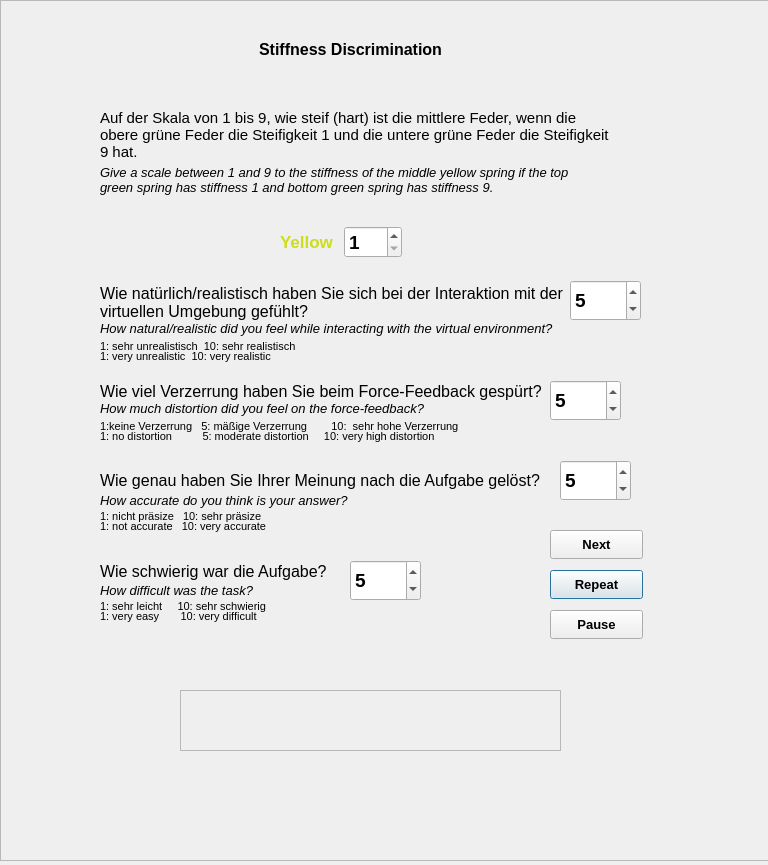
<?xml version="1.0" encoding="UTF-8"?>
<ui version="4.0">
 <class>questionstiffness</class>
 <widget class="QDialog" name="questionstiffness">
  <property name="geometry">
   <rect>
    <x>0</x>
    <y>0</y>
    <width>768</width>
    <height>865</height>
   </rect>
  </property>
  <property name="windowTitle">
   <string>Questionnaire for Stiffness Discrimination Task</string>
  </property>
  <widget class="QFrame" name="frame">
   <property name="geometry">
    <rect>
     <x>0</x>
     <y>0</y>
     <width>771</width>
     <height>861</height>
    </rect>
   </property>
   <property name="frameShape">
    <enum>QFrame::StyledPanel</enum>
   </property>
   <property name="frameShadow">
    <enum>QFrame::Raised</enum>
   </property>
   <widget class="QFrame" name="frame_2">
    <property name="geometry">
     <rect>
      <x>180</x>
      <y>690</y>
      <width>381</width>
      <height>61</height>
     </rect>
    </property>
    <property name="frameShape">
     <enum>QFrame::StyledPanel</enum>
    </property>
    <property name="frameShadow">
     <enum>QFrame::Raised</enum>
    </property>
   </widget>
   <widget class="QWidget" name="layoutWidget">
    <property name="geometry">
     <rect>
      <x>280</x>
      <y>210</y>
      <width>122</width>
      <height>65</height>
     </rect>
    </property>
    <layout class="QVBoxLayout" name="verticalLayout">
     <item>
      <layout class="QHBoxLayout" name="horizontalLayout_2">
       <item>
        <widget class="QLabel" name="label_7">
         <property name="font">
          <font>
           <pointsize>13</pointsize>
           <bold>true</bold>
           <underline>false</underline>
           <strikeout>false</strikeout>
          </font>
         </property>
         <property name="text">
          <string>&lt;html&gt;&lt;head/&gt;&lt;body&gt;&lt;p&gt;&lt;span style=&quot; color:#cddd19;&quot;&gt;Yellow&lt;/span&gt;&lt;/p&gt;&lt;/body&gt;&lt;/html&gt;</string>
         </property>
        </widget>
       </item>
       <item>
        <widget class="QSpinBox" name="spinBox">
         <property name="font">
          <font>
           <pointsize>14</pointsize>
           <italic>false</italic>
           <bold>true</bold>
          </font>
         </property>
         <property name="minimum">
          <number>1</number>
         </property>
         <property name="maximum">
          <number>9</number>
         </property>
        </widget>
       </item>
      </layout>
     </item>
    </layout>
   </widget>
   <widget class="QLabel" name="label_6">
    <property name="geometry">
     <rect>
      <x>100</x>
      <y>160</y>
      <width>501</width>
      <height>41</height>
     </rect>
    </property>
    <property name="font">
     <font>
      <pointsize>10</pointsize>
      <italic>true</italic>
     </font>
    </property>
    <property name="text">
     <string>&lt;html&gt;&lt;head/&gt;&lt;body&gt;&lt;p&gt;Give a scale between 1 and 9 to the stiffness of the middle yellow spring if the top green spring has stiffness 1 and bottom green spring has stiffness 9.&lt;/p&gt;&lt;/body&gt;&lt;/html&gt;</string>
    </property>
    <property name="wordWrap">
     <bool>true</bool>
    </property>
   </widget>
   <widget class="QLabel" name="label_9">
    <property name="geometry">
     <rect>
      <x>100</x>
      <y>280</y>
      <width>521</width>
      <height>41</height>
     </rect>
    </property>
    <property name="font">
     <font>
      <pointsize>12</pointsize>
     </font>
    </property>
    <property name="text">
     <string>Wie natürlich/realistisch haben Sie sich bei der Interaktion mit der virtuellen Umgebung gefühlt?</string>
    </property>
    <property name="alignment">
     <set>Qt::AlignBottom|Qt::AlignLeading|Qt::AlignLeft</set>
    </property>
    <property name="wordWrap">
     <bool>true</bool>
    </property>
   </widget>
   <widget class="QLabel" name="label_10">
    <property name="geometry">
     <rect>
      <x>100</x>
      <y>340</y>
      <width>221</width>
      <height>20</height>
     </rect>
    </property>
    <property name="font">
     <font>
      <pointsize>8</pointsize>
     </font>
    </property>
    <property name="text">
     <string>1: sehr unrealistisch  10: sehr realistisch</string>
    </property>
    <property name="alignment">
     <set>Qt::AlignLeading|Qt::AlignLeft|Qt::AlignTop</set>
    </property>
   </widget>
   <widget class="QSpinBox" name="spinBox_2">
    <property name="geometry">
     <rect>
      <x>570</x>
      <y>280</y>
      <width>71</width>
      <height>41</height>
     </rect>
    </property>
    <property name="font">
     <font>
      <pointsize>14</pointsize>
      <bold>true</bold>
     </font>
    </property>
    <property name="layoutDirection">
     <enum>Qt::LeftToRight</enum>
    </property>
    <property name="autoFillBackground">
     <bool>false</bool>
    </property>
    <property name="buttonSymbols">
     <enum>QAbstractSpinBox::UpDownArrows</enum>
    </property>
    <property name="minimum">
     <number>1</number>
    </property>
    <property name="maximum">
     <number>10</number>
    </property>
    <property name="value">
     <number>5</number>
    </property>
   </widget>
   <widget class="QLabel" name="label_11">
    <property name="geometry">
     <rect>
      <x>100</x>
      <y>470</y>
      <width>501</width>
      <height>20</height>
     </rect>
    </property>
    <property name="font">
     <font>
      <pointsize>12</pointsize>
     </font>
    </property>
    <property name="text">
     <string>Wie genau haben Sie Ihrer Meinung nach die Aufgabe gelöst?</string>
    </property>
    <property name="alignment">
     <set>Qt::AlignBottom|Qt::AlignLeading|Qt::AlignLeft</set>
    </property>
   </widget>
   <widget class="QLabel" name="label_12">
    <property name="geometry">
     <rect>
      <x>100</x>
      <y>520</y>
      <width>191</width>
      <height>20</height>
     </rect>
    </property>
    <property name="font">
     <font>
      <pointsize>8</pointsize>
     </font>
    </property>
    <property name="text">
     <string>1: not accurate   10: very accurate</string>
    </property>
    <property name="alignment">
     <set>Qt::AlignLeading|Qt::AlignLeft|Qt::AlignTop</set>
    </property>
   </widget>
   <widget class="QSpinBox" name="spinBox_3">
    <property name="geometry">
     <rect>
      <x>560</x>
      <y>460</y>
      <width>71</width>
      <height>41</height>
     </rect>
    </property>
    <property name="font">
     <font>
      <pointsize>14</pointsize>
      <bold>true</bold>
     </font>
    </property>
    <property name="layoutDirection">
     <enum>Qt::LeftToRight</enum>
    </property>
    <property name="autoFillBackground">
     <bool>false</bool>
    </property>
    <property name="buttonSymbols">
     <enum>QAbstractSpinBox::UpDownArrows</enum>
    </property>
    <property name="minimum">
     <number>1</number>
    </property>
    <property name="maximum">
     <number>10</number>
    </property>
    <property name="value">
     <number>5</number>
    </property>
   </widget>
   <widget class="QLabel" name="label_13">
    <property name="geometry">
     <rect>
      <x>100</x>
      <y>560</y>
      <width>281</width>
      <height>21</height>
     </rect>
    </property>
    <property name="font">
     <font>
      <pointsize>12</pointsize>
     </font>
    </property>
    <property name="text">
     <string>Wie schwierig war die Aufgabe?</string>
    </property>
    <property name="alignment">
     <set>Qt::AlignBottom|Qt::AlignLeading|Qt::AlignLeft</set>
    </property>
   </widget>
   <widget class="QLabel" name="label_14">
    <property name="geometry">
     <rect>
      <x>100</x>
      <y>610</y>
      <width>191</width>
      <height>20</height>
     </rect>
    </property>
    <property name="font">
     <font>
      <pointsize>8</pointsize>
     </font>
    </property>
    <property name="text">
     <string>1: very easy       10: very difficult</string>
    </property>
    <property name="alignment">
     <set>Qt::AlignLeading|Qt::AlignLeft|Qt::AlignTop</set>
    </property>
   </widget>
   <widget class="QSpinBox" name="spinBox_4">
    <property name="geometry">
     <rect>
      <x>350</x>
      <y>560</y>
      <width>71</width>
      <height>41</height>
     </rect>
    </property>
    <property name="font">
     <font>
      <pointsize>14</pointsize>
      <bold>true</bold>
     </font>
    </property>
    <property name="layoutDirection">
     <enum>Qt::LeftToRight</enum>
    </property>
    <property name="autoFillBackground">
     <bool>false</bool>
    </property>
    <property name="buttonSymbols">
     <enum>QAbstractSpinBox::UpDownArrows</enum>
    </property>
    <property name="minimum">
     <number>1</number>
    </property>
    <property name="maximum">
     <number>10</number>
    </property>
    <property name="value">
     <number>5</number>
    </property>
   </widget>
   <widget class="QLabel" name="label_2">
    <property name="geometry">
     <rect>
      <x>100</x>
      <y>100</y>
      <width>511</width>
      <height>71</height>
     </rect>
    </property>
    <property name="font">
     <font>
      <pointsize>11</pointsize>
     </font>
    </property>
    <property name="text">
     <string>&lt;html&gt;&lt;head/&gt;&lt;body&gt;&lt;p&gt;Auf der Skala von 1 bis 9, wie steif (hart) ist die mittlere Feder, wenn die obere grüne Feder die Steifigkeit 1 und die untere grüne Feder die Steifigkeit 9 hat.&lt;/p&gt;&lt;/body&gt;&lt;/html&gt;</string>
    </property>
    <property name="wordWrap">
     <bool>true</bool>
    </property>
   </widget>
   <widget class="QLabel" name="label_3">
    <property name="geometry">
     <rect>
      <x>100</x>
      <y>320</y>
      <width>501</width>
      <height>16</height>
     </rect>
    </property>
    <property name="font">
     <font>
      <pointsize>10</pointsize>
      <italic>true</italic>
     </font>
    </property>
    <property name="text">
     <string>How natural/realistic did you feel while interacting with the virtual environment?</string>
    </property>
   </widget>
   <widget class="QLabel" name="label_4">
    <property name="geometry">
     <rect>
      <x>100</x>
      <y>490</y>
      <width>321</width>
      <height>20</height>
     </rect>
    </property>
    <property name="font">
     <font>
      <pointsize>10</pointsize>
      <italic>true</italic>
     </font>
    </property>
    <property name="text">
     <string>How accurate do you think is your answer?</string>
    </property>
   </widget>
   <widget class="QLabel" name="label_5">
    <property name="geometry">
     <rect>
      <x>100</x>
      <y>580</y>
      <width>201</width>
      <height>20</height>
     </rect>
    </property>
    <property name="font">
     <font>
      <pointsize>10</pointsize>
      <italic>true</italic>
     </font>
    </property>
    <property name="text">
     <string>How difficult was the task?</string>
    </property>
   </widget>
   <widget class="QLabel" name="label_15">
    <property name="geometry">
     <rect>
      <x>100</x>
      <y>600</y>
      <width>191</width>
      <height>20</height>
     </rect>
    </property>
    <property name="font">
     <font>
      <pointsize>8</pointsize>
     </font>
    </property>
    <property name="text">
     <string>1: sehr leicht     10: sehr schwierig</string>
    </property>
    <property name="alignment">
     <set>Qt::AlignLeading|Qt::AlignLeft|Qt::AlignTop</set>
    </property>
   </widget>
   <widget class="QLabel" name="label_16">
    <property name="geometry">
     <rect>
      <x>100</x>
      <y>510</y>
      <width>261</width>
      <height>20</height>
     </rect>
    </property>
    <property name="font">
     <font>
      <pointsize>8</pointsize>
     </font>
    </property>
    <property name="text">
     <string>1: nicht präsize   10: sehr präsize</string>
    </property>
    <property name="alignment">
     <set>Qt::AlignLeading|Qt::AlignLeft|Qt::AlignTop</set>
    </property>
   </widget>
   <widget class="QLabel" name="label_17">
    <property name="geometry">
     <rect>
      <x>100</x>
      <y>350</y>
      <width>191</width>
      <height>20</height>
     </rect>
    </property>
    <property name="font">
     <font>
      <pointsize>8</pointsize>
     </font>
    </property>
    <property name="text">
     <string>1: very unrealistic  10: very realistic</string>
    </property>
    <property name="alignment">
     <set>Qt::AlignLeading|Qt::AlignLeft|Qt::AlignTop</set>
    </property>
   </widget>
   <widget class="QPushButton" name="Repeat">
    <property name="geometry">
     <rect>
      <x>550</x>
      <y>570</y>
      <width>93</width>
      <height>29</height>
     </rect>
    </property>
    <property name="font">
     <font>
      <pointsize>10</pointsize>
      <bold>true</bold>
     </font>
    </property>
    <property name="text">
     <string>Repeat</string>
    </property>
   </widget>
   <widget class="QPushButton" name="Pause">
    <property name="geometry">
     <rect>
      <x>550</x>
      <y>610</y>
      <width>93</width>
      <height>29</height>
     </rect>
    </property>
    <property name="font">
     <font>
      <pointsize>10</pointsize>
      <bold>true</bold>
     </font>
    </property>
    <property name="text">
     <string>Pause</string>
    </property>
   </widget>
   <widget class="QLabel" name="label_18">
    <property name="geometry">
     <rect>
      <x>100</x>
      <y>360</y>
      <width>521</width>
      <height>41</height>
     </rect>
    </property>
    <property name="font">
     <font>
      <pointsize>12</pointsize>
     </font>
    </property>
    <property name="text">
     <string>Wie viel Verzerrung haben Sie beim Force-Feedback gespürt?</string>
    </property>
    <property name="alignment">
     <set>Qt::AlignBottom|Qt::AlignLeading|Qt::AlignLeft</set>
    </property>
    <property name="wordWrap">
     <bool>true</bool>
    </property>
   </widget>
   <widget class="QLabel" name="label_8">
    <property name="geometry">
     <rect>
      <x>100</x>
      <y>400</y>
      <width>501</width>
      <height>16</height>
     </rect>
    </property>
    <property name="font">
     <font>
      <pointsize>10</pointsize>
      <italic>true</italic>
     </font>
    </property>
    <property name="text">
     <string>How much distortion did you feel on the force-feedback?</string>
    </property>
   </widget>
   <widget class="QLabel" name="label_19">
    <property name="geometry">
     <rect>
      <x>100</x>
      <y>420</y>
      <width>371</width>
      <height>20</height>
     </rect>
    </property>
    <property name="font">
     <font>
      <pointsize>8</pointsize>
     </font>
    </property>
    <property name="text">
     <string>1:keine Verzerrung   5: mäßige Verzerrung        10:  sehr hohe Verzerrung</string>
    </property>
    <property name="alignment">
     <set>Qt::AlignLeading|Qt::AlignLeft|Qt::AlignTop</set>
    </property>
   </widget>
   <widget class="QLabel" name="label_20">
    <property name="geometry">
     <rect>
      <x>100</x>
      <y>430</y>
      <width>361</width>
      <height>20</height>
     </rect>
    </property>
    <property name="font">
     <font>
      <pointsize>8</pointsize>
     </font>
    </property>
    <property name="text">
     <string>1: no distortion          5: moderate distortion     10: very high distortion</string>
    </property>
    <property name="alignment">
     <set>Qt::AlignLeading|Qt::AlignLeft|Qt::AlignTop</set>
    </property>
   </widget>
   <widget class="QSpinBox" name="spinBox_5">
    <property name="geometry">
     <rect>
      <x>550</x>
      <y>380</y>
      <width>71</width>
      <height>41</height>
     </rect>
    </property>
    <property name="font">
     <font>
      <pointsize>14</pointsize>
      <bold>true</bold>
     </font>
    </property>
    <property name="layoutDirection">
     <enum>Qt::LeftToRight</enum>
    </property>
    <property name="autoFillBackground">
     <bool>false</bool>
    </property>
    <property name="buttonSymbols">
     <enum>QAbstractSpinBox::UpDownArrows</enum>
    </property>
    <property name="minimum">
     <number>1</number>
    </property>
    <property name="maximum">
     <number>10</number>
    </property>
    <property name="value">
     <number>5</number>
    </property>
   </widget>
   <widget class="QPushButton" name="NextButton">
    <property name="geometry">
     <rect>
      <x>550</x>
      <y>530</y>
      <width>93</width>
      <height>29</height>
     </rect>
    </property>
    <property name="font">
     <font>
      <pointsize>10</pointsize>
      <bold>true</bold>
     </font>
    </property>
    <property name="text">
     <string>Next</string>
    </property>
   </widget>
   <widget class="QLabel" name="label">
    <property name="geometry">
     <rect>
      <x>230</x>
      <y>40</y>
      <width>241</width>
      <height>41</height>
     </rect>
    </property>
    <property name="font">
     <font>
      <pointsize>10</pointsize>
      <bold>true</bold>
     </font>
    </property>
    <property name="text">
     <string>&lt;html&gt;&lt;head/&gt;&lt;body&gt;&lt;p&gt;&lt;span style=&quot; font-size:12pt;&quot;&gt;Stiffness Discrimination&lt;/span&gt;&lt;/p&gt;&lt;/body&gt;&lt;/html&gt;</string>
    </property>
    <property name="alignment">
     <set>Qt::AlignHCenter|Qt::AlignTop</set>
    </property>
    <property name="wordWrap">
     <bool>false</bool>
    </property>
    <property name="margin">
     <number>2</number>
    </property>
   </widget>
  </widget>
 </widget>
 <resources/>
 <connections/>
</ui>
